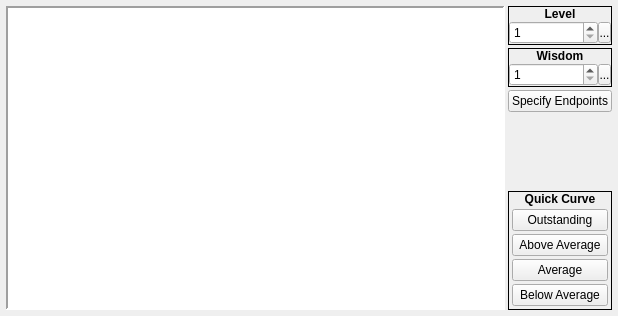
     <widget class="QWidget" name="tabWisdom">
      <attribute name="title">
       <string>Wisdom</string>
      </attribute>
      <layout class="QHBoxLayout" name="horizontalLayout_17">
       <property name="spacing">
        <number>3</number>
       </property>
       <property name="margin">
        <number>6</number>
       </property>
       <item>
        <widget class="QFrame" name="frame_23">
         <property name="sizePolicy">
          <sizepolicy hsizetype="Fixed" vsizetype="Fixed">
           <horstretch>0</horstretch>
           <verstretch>0</verstretch>
          </sizepolicy>
         </property>
         <property name="frameShape">
          <enum>QFrame::Panel</enum>
         </property>
         <property name="frameShadow">
          <enum>QFrame::Sunken</enum>
         </property>
         <property name="lineWidth">
          <number>2</number>
         </property>
         <layout class="QHBoxLayout" name="horizontalLayout_20">
          <property name="spacing">
           <number>0</number>
          </property>
          <property name="margin">
           <number>0</number>
          </property>
          <item>
           <widget class="BarGraph" name="gvWisdom">
            <property name="sizePolicy">
             <sizepolicy hsizetype="Fixed" vsizetype="Fixed">
              <horstretch>0</horstretch>
              <verstretch>0</verstretch>
             </sizepolicy>
            </property>
            <property name="minimumSize">
             <size>
              <width>495</width>
              <height>300</height>
             </size>
            </property>
            <property name="maximumSize">
             <size>
              <width>495</width>
              <height>300</height>
             </size>
            </property>
            <property name="frameShape">
             <enum>QFrame::NoFrame</enum>
            </property>
            <property name="verticalScrollBarPolicy">
             <enum>Qt::ScrollBarAlwaysOff</enum>
            </property>
            <property name="horizontalScrollBarPolicy">
             <enum>Qt::ScrollBarAlwaysOff</enum>
            </property>
           </widget>
          </item>
         </layout>
        </widget>
       </item>
       <item>
        <layout class="QVBoxLayout" name="verticalLayout_22">
         <property name="spacing">
          <number>3</number>
         </property>
         <item>
          <widget class="QFrame" name="frame_13">
           <property name="sizePolicy">
            <sizepolicy hsizetype="Preferred" vsizetype="Fixed">
             <horstretch>0</horstretch>
             <verstretch>0</verstretch>
            </sizepolicy>
           </property>
           <property name="frameShape">
            <enum>QFrame::Box</enum>
           </property>
           <property name="frameShadow">
            <enum>QFrame::Plain</enum>
           </property>
           <layout class="QVBoxLayout" name="verticalLayout_23">
            <property name="spacing">
             <number>0</number>
            </property>
            <property name="margin">
             <number>0</number>
            </property>
            <item>
             <widget class="QLabel" name="label_13">
              <property name="sizePolicy">
               <sizepolicy hsizetype="Preferred" vsizetype="Fixed">
                <horstretch>0</horstretch>
                <verstretch>0</verstretch>
               </sizepolicy>
              </property>
              <property name="font">
               <font>
                <weight>75</weight>
                <bold>true</bold>
               </font>
              </property>
              <property name="text">
               <string>Level</string>
              </property>
              <property name="alignment">
               <set>Qt::AlignCenter</set>
              </property>
             </widget>
            </item>
            <item>
             <widget class="QWidget" name="widget_13" native="true">
              <layout class="QHBoxLayout" name="horizontalLayout_10">
               <property name="spacing">
                <number>0</number>
               </property>
               <property name="margin">
                <number>0</number>
               </property>
               <item>
                <widget class="QSpinBox" name="sbWisdomLevel">
                 <property name="minimum">
                  <number>1</number>
                 </property>
                </widget>
               </item>
               <item>
                <widget class="SpinBoxSideButton" name="bWisdomLevelSpinButton">
                 <property name="minimumSize">
                  <size>
                   <width>13</width>
                   <height>21</height>
                  </size>
                 </property>
                 <property name="maximumSize">
                  <size>
                   <width>13</width>
                   <height>21</height>
                  </size>
                 </property>
                 <property name="text">
                  <string>...</string>
                 </property>
                 <property name="icon">
                  <iconset resource="gui_icons.qrc">
                   <normaloff>:/icons/spinBoxSideButton.png</normaloff>:/icons/spinBoxSideButton.png</iconset>
                 </property>
                 <property name="iconSize">
                  <size>
                   <width>8</width>
                   <height>16</height>
                  </size>
                 </property>
                </widget>
               </item>
              </layout>
             </widget>
            </item>
           </layout>
          </widget>
         </item>
         <item>
          <widget class="QFrame" name="frame_14">
           <property name="sizePolicy">
            <sizepolicy hsizetype="Preferred" vsizetype="Fixed">
             <horstretch>0</horstretch>
             <verstretch>0</verstretch>
            </sizepolicy>
           </property>
           <property name="frameShape">
            <enum>QFrame::Box</enum>
           </property>
           <property name="frameShadow">
            <enum>QFrame::Plain</enum>
           </property>
           <layout class="QVBoxLayout" name="verticalLayout_24">
            <property name="spacing">
             <number>0</number>
            </property>
            <property name="margin">
             <number>0</number>
            </property>
            <item>
             <widget class="QLabel" name="label_14">
              <property name="sizePolicy">
               <sizepolicy hsizetype="Preferred" vsizetype="Fixed">
                <horstretch>0</horstretch>
                <verstretch>0</verstretch>
               </sizepolicy>
              </property>
              <property name="font">
               <font>
                <weight>75</weight>
                <bold>true</bold>
               </font>
              </property>
              <property name="text">
               <string>Wisdom</string>
              </property>
              <property name="alignment">
               <set>Qt::AlignCenter</set>
              </property>
             </widget>
            </item>
            <item>
             <widget class="QWidget" name="widget_14" native="true">
              <layout class="QHBoxLayout" name="horizontalLayout_11">
               <property name="spacing">
                <number>0</number>
               </property>
               <property name="margin">
                <number>0</number>
               </property>
               <item>
                <widget class="QSpinBox" name="sbWisdom">
                 <property name="accelerated">
                  <bool>true</bool>
                 </property>
                 <property name="minimum">
                  <number>1</number>
                 </property>
                 <property name="maximum">
                  <number>999</number>
                 </property>
                </widget>
               </item>
               <item>
                <widget class="SpinBoxSideButton" name="bWisdomSpinButton">
                 <property name="minimumSize">
                  <size>
                   <width>13</width>
                   <height>21</height>
                  </size>
                 </property>
                 <property name="maximumSize">
                  <size>
                   <width>13</width>
                   <height>21</height>
                  </size>
                 </property>
                 <property name="text">
                  <string>...</string>
                 </property>
                 <property name="icon">
                  <iconset resource="gui_icons.qrc">
                   <normaloff>:/icons/spinBoxSideButton.png</normaloff>:/icons/spinBoxSideButton.png</iconset>
                 </property>
                 <property name="iconSize">
                  <size>
                   <width>8</width>
                   <height>16</height>
                  </size>
                 </property>
                </widget>
               </item>
              </layout>
             </widget>
            </item>
           </layout>
          </widget>
         </item>
         <item>
          <widget class="QPushButton" name="bWisdomSpecifyEndpoints">
           <property name="text">
            <string>Specify Endpoints</string>
           </property>
          </widget>
         </item>
         <item>
          <spacer name="verticalSpacer_5">
           <property name="orientation">
            <enum>Qt::Vertical</enum>
           </property>
           <property name="sizeHint" stdset="0">
            <size>
             <width>20</width>
             <height>40</height>
            </size>
           </property>
          </spacer>
         </item>
         <item>
          <widget class="QFrame" name="frame_15">
           <property name="sizePolicy">
            <sizepolicy hsizetype="Preferred" vsizetype="Fixed">
             <horstretch>0</horstretch>
             <verstretch>0</verstretch>
            </sizepolicy>
           </property>
           <property name="frameShape">
            <enum>QFrame::Box</enum>
           </property>
           <property name="frameShadow">
            <enum>QFrame::Plain</enum>
           </property>
           <layout class="QVBoxLayout" name="verticalLayout_25">
            <property name="spacing">
             <number>0</number>
            </property>
            <property name="margin">
             <number>0</number>
            </property>
            <item>
             <widget class="QLabel" name="label_15">
              <property name="sizePolicy">
               <sizepolicy hsizetype="Preferred" vsizetype="Fixed">
                <horstretch>0</horstretch>
                <verstretch>0</verstretch>
               </sizepolicy>
              </property>
              <property name="font">
               <font>
                <weight>75</weight>
                <bold>true</bold>
               </font>
              </property>
              <property name="text">
               <string>Quick Curve</string>
              </property>
              <property name="alignment">
               <set>Qt::AlignCenter</set>
              </property>
             </widget>
            </item>
            <item>
             <widget class="QWidget" name="widget_15" native="true">
              <layout class="QVBoxLayout" name="verticalLayout_26">
               <property name="spacing">
                <number>3</number>
               </property>
               <property name="margin">
                <number>3</number>
               </property>
               <item>
                <widget class="QPushButton" name="bWisdomOutstanding">
                 <property name="text">
                  <string>Outstanding</string>
                 </property>
                </widget>
               </item>
               <item>
                <widget class="QPushButton" name="bWisdomAboveAverage">
                 <property name="text">
                  <string>Above Average</string>
                 </property>
                </widget>
               </item>
               <item>
                <widget class="QPushButton" name="bWisdomAverage">
                 <property name="text">
                  <string>Average</string>
                 </property>
                </widget>
               </item>
               <item>
                <widget class="QPushButton" name="bWisdomBelowAverage">
                 <property name="text">
                  <string>Below Average</string>
                 </property>
                </widget>
               </item>
              </layout>
             </widget>
            </item>
           </layout>
          </widget>
         </item>
        </layout>
       </item>
      </layout>
     </widget>
